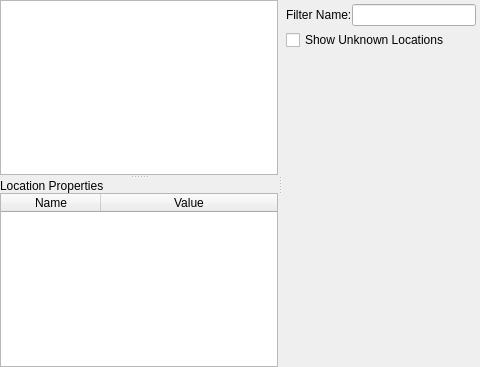
<?xml version="1.0" encoding="UTF-8"?>
<ui version="4.0">
 <class>Form</class>
 <widget class="QWidget" name="Form">
  <property name="geometry">
   <rect>
    <x>0</x>
    <y>0</y>
    <width>480</width>
    <height>367</height>
   </rect>
  </property>
  <property name="windowTitle">
   <string>Form</string>
  </property>
  <layout class="QVBoxLayout" name="verticalLayout_2">
   <property name="spacing">
    <number>0</number>
   </property>
   <property name="leftMargin">
    <number>0</number>
   </property>
   <property name="topMargin">
    <number>0</number>
   </property>
   <property name="rightMargin">
    <number>0</number>
   </property>
   <property name="bottomMargin">
    <number>0</number>
   </property>
   <item>
    <widget class="QSplitter" name="splitter2">
     <property name="orientation">
      <enum>Qt::Horizontal</enum>
     </property>
     <widget class="QSplitter" name="splitter1">
      <property name="orientation">
       <enum>Qt::Vertical</enum>
      </property>
      <widget class="QTableView" name="locationView">
       <property name="alternatingRowColors">
        <bool>true</bool>
       </property>
       <property name="selectionMode">
        <enum>QAbstractItemView::SingleSelection</enum>
       </property>
       <property name="selectionBehavior">
        <enum>QAbstractItemView::SelectRows</enum>
       </property>
       <property name="sortingEnabled">
        <bool>true</bool>
       </property>
       <attribute name="horizontalHeaderHighlightSections">
        <bool>false</bool>
       </attribute>
      </widget>
      <widget class="QWidget" name="widget_2" native="true">
       <layout class="QVBoxLayout" name="verticalLayout_3">
        <property name="spacing">
         <number>0</number>
        </property>
        <property name="leftMargin">
         <number>0</number>
        </property>
        <property name="topMargin">
         <number>0</number>
        </property>
        <property name="rightMargin">
         <number>0</number>
        </property>
        <property name="bottomMargin">
         <number>0</number>
        </property>
        <item>
         <widget class="QLabel" name="label">
          <property name="text">
           <string>Location Properties</string>
          </property>
         </widget>
        </item>
        <item>
         <widget class="QTableWidget" name="propertyTable">
          <property name="editTriggers">
           <set>QAbstractItemView::NoEditTriggers</set>
          </property>
          <property name="alternatingRowColors">
           <bool>true</bool>
          </property>
          <property name="selectionMode">
           <enum>QAbstractItemView::SingleSelection</enum>
          </property>
          <property name="selectionBehavior">
           <enum>QAbstractItemView::SelectRows</enum>
          </property>
          <property name="columnCount">
           <number>2</number>
          </property>
          <attribute name="horizontalHeaderStretchLastSection">
           <bool>true</bool>
          </attribute>
          <attribute name="verticalHeaderVisible">
           <bool>false</bool>
          </attribute>
          <column>
           <property name="text">
            <string>Name</string>
           </property>
          </column>
          <column>
           <property name="text">
            <string>Value</string>
           </property>
          </column>
         </widget>
        </item>
       </layout>
      </widget>
     </widget>
     <widget class="QWidget" name="widget" native="true">
      <layout class="QVBoxLayout" name="verticalLayout">
       <property name="spacing">
        <number>4</number>
       </property>
       <property name="leftMargin">
        <number>4</number>
       </property>
       <property name="topMargin">
        <number>4</number>
       </property>
       <property name="rightMargin">
        <number>4</number>
       </property>
       <property name="bottomMargin">
        <number>4</number>
       </property>
       <item>
        <widget class="QWidget" name="widget_3" native="true">
         <layout class="QHBoxLayout" name="horizontalLayout">
          <property name="spacing">
           <number>0</number>
          </property>
          <property name="leftMargin">
           <number>0</number>
          </property>
          <property name="topMargin">
           <number>0</number>
          </property>
          <property name="rightMargin">
           <number>0</number>
          </property>
          <property name="bottomMargin">
           <number>0</number>
          </property>
          <item>
           <widget class="QLabel" name="label_2">
            <property name="text">
             <string>Filter Name:</string>
            </property>
           </widget>
          </item>
          <item>
           <widget class="QLineEdit" name="filterNameLineEdit"/>
          </item>
         </layout>
        </widget>
       </item>
       <item>
        <widget class="QCheckBox" name="showUnknownCheckBox">
         <property name="text">
          <string>Show Unknown Locations</string>
         </property>
        </widget>
       </item>
       <item>
        <spacer name="verticalSpacer">
         <property name="orientation">
          <enum>Qt::Vertical</enum>
         </property>
         <property name="sizeHint" stdset="0">
          <size>
           <width>20</width>
           <height>40</height>
          </size>
         </property>
        </spacer>
       </item>
      </layout>
     </widget>
    </widget>
   </item>
  </layout>
 </widget>
 <resources/>
 <connections/>
</ui>
